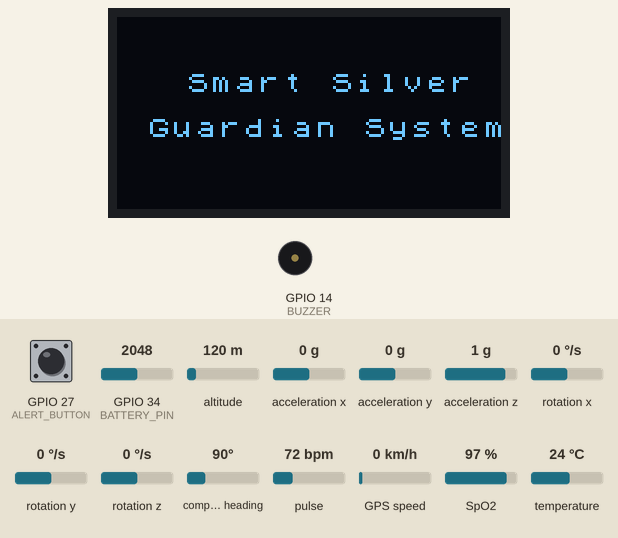
Bench run of a sketch on a simulated ESP32. Shown: 128×64 one-colour display, buzzer (waves = sounding, pin HIGH). Inputs (shaded band) come from the test bench; at power-on: acceleration x 0 g, GPIO 27 (ALERT_BUTTON) HIGH, GPIO 34 (BATTERY_PIN) = 2048, altitude 120 m, acceleration y 0 g, acceleration z 1 g, rotation x 0 °/s, rotation y 0 °/s, rotation z 0 °/s, compass heading 90°, pulse 72 bpm, GPS speed 0 km/h, SpO2 97 %, temperature 24 °C (analog values on the 0–4095 scale). The GPS gets a fix after 3 s at 37.7749, -122.4194 with 8 satellites; the modem accepts every AT command (registered, SIM ready, sends succeed) and sends nothing else; what the sketch prints to the serial monitor is not drawn.

Above: at 1.2 s.
1.3 s: acceleration x set to -1 g
At 3.2 s:
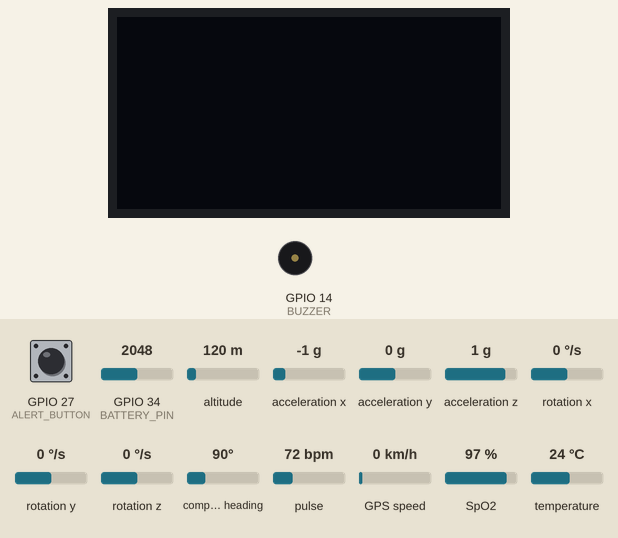
3.7 s: acceleration x set to -1.3 g
At 5.1 s:
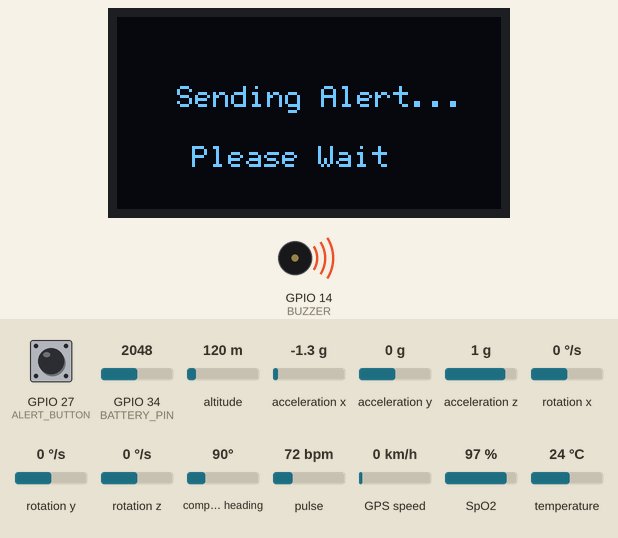
At 13.38 s:
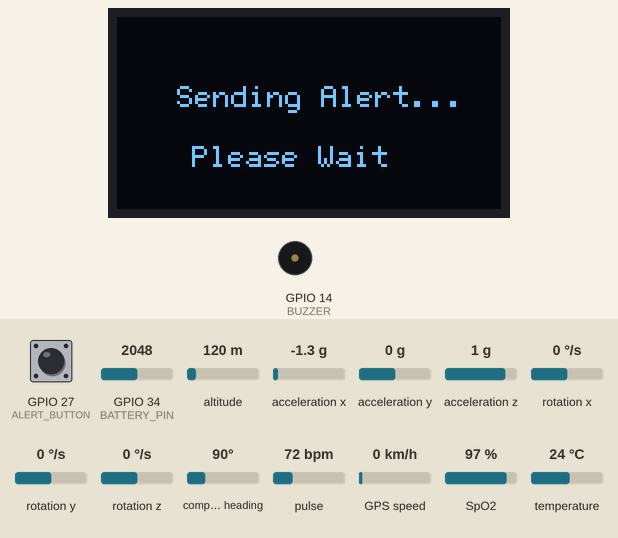
Timing chart, 0 to 24.5 s (numbered marks = the images above; inputs shaded):
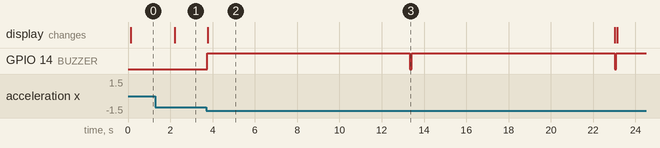

Measured:
- the behaviour switches between -1.1 and -1.2 g on acceleration x (found by bisection; images 1 and 2)
- after the input at 3.7 s, GPIO 14 (BUZZER): alternates HIGH for 9.6 s and LOW for 0.07 s, starting at once; the display: changes after 0.07 s (image 2)

The sketch:

Smart-Silver-guardian-Safety-System-code.ino
```cpp
#include <Arduino.h>
#include <Wire.h>
#include <U8g2lib.h>
#include <MAX30100_PulseOximeter.h>
#include <OneWire.h>
#include <DallasTemperature.h>
#include <MPU6050.h>
#include <TinyGPS++.h>

// ================= DISPLAY =================
U8G2_SH1106_128X64_NONAME_1_HW_I2C u8g2(U8G2_R0, U8X8_PIN_NONE);

// ================= MAX30100 =================
PulseOximeter pox;

// ================= BATTERY ADC =================
#define BATTERY_PIN 34

// divider values
const float R1 = 100000.0;
const float R2 = 47000.0;

float batteryVoltage = 0;
int batteryPercent = 0;


// ================= DS18B20 =================
#define ONE_WIRE_BUS 4
OneWire oneWire(ONE_WIRE_BUS);
DallasTemperature tempSensor(&oneWire);

// ================= MPU6050 =================
MPU6050 mpu;
float totalAccel = 1.0;

// ================= GSM =================
HardwareSerial sim800(2); // SIM800L
#define GSM_RX 16
#define GSM_TX 17

// ================= GPS =================
HardwareSerial gpsSerial(0);
TinyGPSPlus gps;
#define GPS_RX 3
#define GPS_TX 1

double latitude = 0;
double longitude = 0;
bool gpsFix = false;

// ================= BUTTON & Buzzer =================
#define ALERT_BUTTON 27
#define BUZZER 14

// ================= SENSOR DATA =================
float filteredHR = 0;
float filteredSpO2 = 0;
float bodyTemp = 0.0;

bool fingerDetected = false;
bool fallDetected = false;
bool sendingSMS = false;

// ================= TIMERS =================
unsigned long lastHRRead = 0;
unsigned long lastTempTrigger = 0;
unsigned long lastTempRead = 0;
unsigned long lastDisplayUpdate = 0;
unsigned long lastMPURead = 0;
unsigned long bootStart = 0;

int gsmLevel = 0;

enum State { BOOT, RUN };
State currentState = BOOT;

// =====================================================
void onBeatDetected()
{
  Serial.println("Beat!");
}


// =====================================================
// GSM SEND COMMAND
// =====================================================
void gsmCommand(String cmd, int delayTime)
{
  sim800.println(cmd);
  delay(delayTime);
  while(sim800.available())
  {
    Serial.write(sim800.read());
  }
}


// =====================================================
// SEND ALERT SMS
// =====================================================
void sendAlertSMS()
{
  sendingSMS = true;

  String message = "ALERT! FALL DETECTED\n";
  message += "HR: " + String(filteredHR,0) + " bpm\n";
  message += "SpO2: " + String(filteredSpO2,0) + "%\n";
  message += "Temp: " + String(bodyTemp,1) + " C\n";
  message += "Accel: " + String(totalAccel,2) + "G\n";

  if(gpsFix)
  {
    message += "Location:\n";
    message += "https://maps.google.com/?q=";
    message += String(latitude,6) + "," + String(longitude,6);
  }
  else
  {
    message += "GPS: Not Fixed";
  }

  gsmCommand("AT",1000);
  gsmCommand("AT+CMGF=1",1000);

  sim800.println("AT+CMGS=\"+917904311085\""); // CHANGE NUMBER
  delay(1000);

  sim800.print(message);
  delay(500);
  sim800.write(26);
  delay(6000);

  sendingSMS = false;
}


// =====================================================
// GPS READ
// =====================================================
void GPS_Location_Read()
{
  while (gpsSerial.available())
  {
    gps.encode(gpsSerial.read());
  }

  if (gps.location.isUpdated())
  {
    latitude = gps.location.lat();
    longitude = gps.location.lng();
  }

  gpsFix = gps.location.isValid();
}


// =====================================================
// DRAW GSM ICON
// =====================================================
void drawGSM(int level)
{
  int x = 2;
  int y = 10;

  for(int i=0;i<4;i++)
  {
    int height = (i+1)*3;
    if(i < level)
      u8g2.drawBox(x + i*5, y-height, 3, height);
    else
      u8g2.drawFrame(x + i*5, y-height, 3, height);
  }
}

// ================= BATTERY ICON =================
void drawBattery(int percent)
{
  int x = 100;
  int y = 2;

  u8g2.drawFrame(x,y,20,8);
  u8g2.drawBox(x+20,y+2,2,4);

  int fill = map(percent,0,100,0,18);
  u8g2.drawBox(x+1,y+1,fill,6);
}


// =====================================================
// GPS STATUS INDICATOR
// =====================================================
void drawGPSStatus()
{
  if(gpsFix)
    u8g2.drawStr(70,8,"GPS");
  else
    u8g2.drawStr(65,8,"NO GPS");
}

// ================= READ VOLTAGE =================
float readBatteryVoltage()
{
  uint32_t sum = 0;

  for(int i=0;i<20;i++)
  {
    sum += analogRead(BATTERY_PIN);
    delay(2);
  }

  float raw = sum / 20.0;

  float adcVoltage = raw * 3.3 / 4095.0;

  float battery = adcVoltage * ((R1 + R2) / R2);

  return battery;
}


// ================= VOLTAGE → PERCENT =================
int voltageToPercent(float v)
{
  float percent = (v - 3.0) * 100.0 / (4.2 - 3.0);

  percent = constrain(percent,0,100);

  return (int)percent;
}


// =====================================================
// FALL DETECTION
// =====================================================
void checkFall()
{
  int16_t ax, ay, az;
  mpu.getAcceleration(&ax, &ay, &az);

  float accelX = ax / 16384.0;
  float accelY = ay / 16384.0;
  float accelZ = az / 16384.0;

  totalAccel = sqrt(accelX*accelX + accelY*accelY + accelZ*accelZ);

  // Print all values
  Serial.print("AX: ");
  Serial.print(accelX, 2);
  Serial.print("  AY: ");
  Serial.print(accelY, 2);
  Serial.print("  AZ: ");
  Serial.print(accelZ, 2);
  Serial.print("  | Total G: ");
  Serial.println(totalAccel, 2);

  if(totalAccel > 1.5 || totalAccel < 0.4)
  {
    fallDetected = true;
    Serial.println("⚠ FALL DETECTED!");
  }
  else
  {
    fallDetected = false;
  }
}

// =====================================================
void drawBootScreen()
{
  u8g2.firstPage();
  do
  {
    u8g2.setFont(u8g2_font_chroma48medium8_8r);
    u8g2.drawStr(15,25," Smart Silver");
    u8g2.drawStr(10,40,"Guardian System");
  } while (u8g2.nextPage());
}

// =====================================================
void drawSendingScreen()
{
  u8g2.firstPage();
  do
  {
    u8g2.setFont(u8g2_font_6x12_tr);
    u8g2.drawStr(20,30,"Sending Alert...");
    u8g2.drawStr(25,50,"Please Wait");
  } while (u8g2.nextPage());
}

// =====================================================
void drawMainUI()
{
  u8g2.firstPage();
  do
  {
    u8g2.clearBuffer();

    u8g2.setFont(u8g2_font_5x7_tr);

    drawGSM(gsmLevel);
    drawBattery(batteryPercent);
    drawGPSStatus();

    u8g2.drawStr(35,8,"Band");
    u8g2.drawLine(0,12,127,12);

    // Temperature
    char tempStr[20];
    sprintf(tempStr,"Temp: %.1f C",bodyTemp);
    u8g2.drawStr(2,25,tempStr);

    // Heart + SpO2
    char hrStr[20];
    char spo2Str[20];

    if(!fingerDetected)
    {
      sprintf(hrStr,"HR: --");
      sprintf(spo2Str,"SpO2: --");
    }
    else
    {
      sprintf(hrStr,"HR: %.0f bpm",filteredHR);
      sprintf(spo2Str,"SpO2: %.0f %%",filteredSpO2);
    }

    u8g2.drawStr(2,40,hrStr);
    u8g2.drawStr(2,55,spo2Str);

    // Acceleration display (Top Right)
    char accelStr[20];
    sprintf(accelStr,"G: %.2f", totalAccel);
    u8g2.drawStr(80,40,accelStr);

    // Fall Status
    if(fallDetected)
      u8g2.drawStr(80,55,"FALL!");
    else
      u8g2.drawStr(80,55,"SAFE");

  } while (u8g2.nextPage());
}

// =====================================================
void setup()
{
  Serial.begin(115200);

  pinMode(ALERT_BUTTON, INPUT_PULLUP);
  pinMode(BUZZER, OUTPUT);

  analogReadResolution(12);
  analogSetPinAttenuation(BATTERY_PIN, ADC_11db);

    // GPS
  gpsSerial.begin(9600, SERIAL_8N1, GPS_RX, GPS_TX);

  // GSM
  sim800.begin(9600, SERIAL_8N1, GSM_RX, GSM_TX);

  Wire.begin(21,22);
  Wire.setClock(50000);   // lower speed

  u8g2.begin();

  tempSensor.begin();
  tempSensor.setWaitForConversion(false);

  // ---- MPU FIRST ----
  mpu.initialize();

  if(!mpu.testConnection())
  {
    Serial.println("MPU6050 FAILED");
  }
  else
  {
    Serial.println("MPU6050 OK");
  }

  // ---- MAX30100 AFTER ----
  if(!pox.begin())
  {
    Serial.println("MAX30100 FAILED");
    while(1);
  }

  Serial.println("MAX30100 OK");
  pox.setIRLedCurrent(MAX30100_LED_CURR_7_6MA);
  pox.setOnBeatDetectedCallback(onBeatDetected);

  bootStart = millis();
}

// =====================================================
void loop()
{
  unsigned long now = millis();
  digitalWrite(BUZZER, LOW);

  batteryVoltage = readBatteryVoltage();

  batteryPercent = voltageToPercent(batteryVoltage);

  // MUST RUN ALWAYS
  pox.update();
  GPS_Location_Read();


  // BOOT SCREEN
  if(currentState == BOOT)
  {
    drawBootScreen();
    if(now - bootStart > 2000)
      currentState = RUN;
    return;
  }

  // HEART RATE
  if(now - lastHRRead > 100)
  {
    float newHR = pox.getHeartRate();
    float newSpO2 = pox.getSpO2();

    if(newHR > 40 && newHR < 180)
      filteredHR = (filteredHR * 0.7) + (newHR * 0.3);

    if(newSpO2 > 80 && newSpO2 <= 100)
      filteredSpO2 = (filteredSpO2 * 0.7) + (newSpO2 * 0.3);

    fingerDetected = (filteredHR > 40);

    Serial.print("HR: ");
    Serial.print(filteredHR);
    Serial.print("  SpO2: ");
    Serial.println(filteredSpO2);

    lastHRRead = now;
  }

  // TEMPERATURE
  if(now - lastTempTrigger > 1000)
  {
    tempSensor.requestTemperatures();
    lastTempTrigger = now;
  }

  if(now - lastTempRead > 1200)
  {
    bodyTemp = tempSensor.getTempCByIndex(0);
    lastTempRead = now;
  }

  // MPU6050
  if(now - lastMPURead > 200)
  {
    checkFall();
    lastMPURead = now;
  }

   // BUTTON + FALL ALERT
  if(fallDetected || digitalRead(ALERT_BUTTON) == LOW && !sendingSMS)
  {
    digitalWrite(BUZZER, HIGH);
    drawSendingScreen();
    sendAlertSMS();
  }

  if(!sendingSMS && now - lastDisplayUpdate > 800)
  {
    drawMainUI();
    lastDisplayUpdate = now;
  }
}
```
